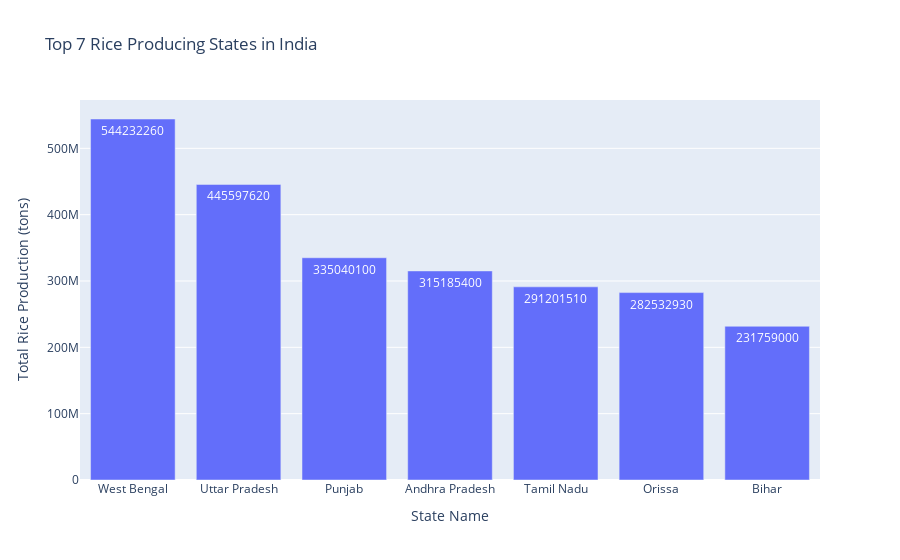

The notebook cell this image was saved under:
### Markdown cell above
1. Top 7 RICE PRODUCTION State Data(Bar_plot)

### Code cell
import plotly.express as px

# Grouping total rice production by state
top_rice_states = (
    df_clean.groupby("State Name")["RICE PRODUCTION (tons)"].sum().sort_values(ascending=False).head(7).reset_index()
)

# Plotting
fig = px.bar(
    top_rice_states,
    x="State Name",
    y="RICE PRODUCTION (tons)",
    title="Top 7 Rice Producing States in India",
    labels={"RICE PRODUCTION (tons)": "Total Rice Production (tons)"},
    text="RICE PRODUCTION (tons)"
)
fig.show()

### Figure 1 — Plotly figure (JSON) as saved in the notebook; plotly's stock layout.template omitted (floating-point values rounded to 4 significant figures)
{"data": [{"hovertemplate": "State Name=%{x}<br>Total Rice Production (tons)=%{text}<extra></extra>", "legendgroup": "", "marker": {"color": "#636efa", "pattern": {"shape": ""}}, "name": "", "orientation": "v", "showlegend": false, "text": [544200000.0, 445600000.0, 335000000.0, 315200000.0, 291200000.0, 282500000.0, 231800000.0], "textposition": "auto", "type": "bar", "x": ["West Bengal", "Uttar Pradesh", "Punjab", "Andhra Pradesh", "Tamil Nadu", "Orissa", "Bihar"], "xaxis": "x", "y": [544200000.0, 445600000.0, 335000000.0, 315200000.0, 291200000.0, 282500000.0, 231800000.0], "yaxis": "y"}], "layout": {"barmode": "relative", "legend": {"tracegroupgap": 0}, "title": {"text": "Top 7 Rice Producing States in India"}, "xaxis": {"anchor": "y", "domain": [0, 1], "title": {"text": "State Name"}}, "yaxis": {"anchor": "x", "domain": [0, 1], "title": {"text": "Total Rice Production (tons)"}}}}
